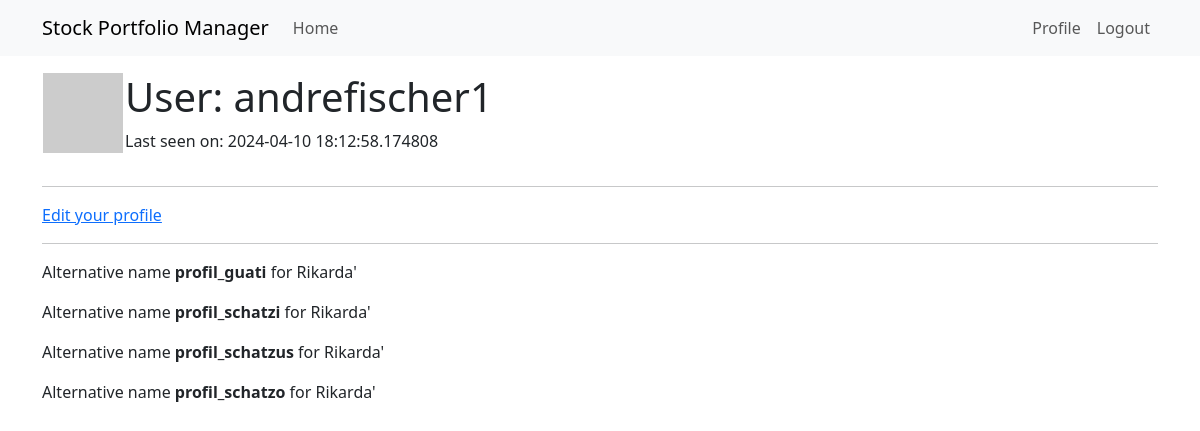
The page /user/andrefischer1 (signed in) on the database as committed earlier.
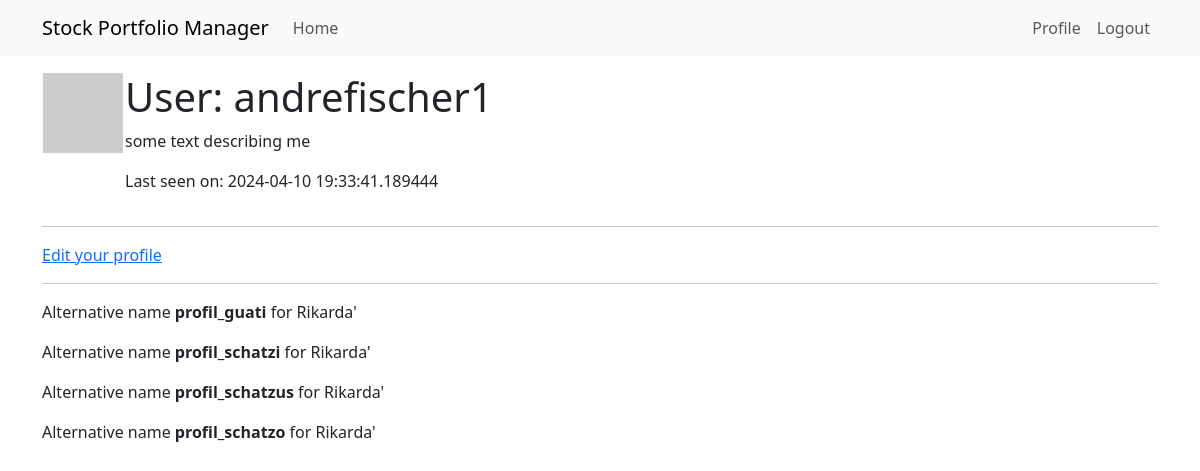
The same page on the database as committed later.
### app/models.py (models this page shows, shortened)
class User(UserMixin, db.Model):  # inherts from db.Model, the bas lass for all models in SQLAlhemy
    id: so.Mapped[int] = so.mapped_column(primary_key=True)
    username: so.Mapped[str] = so.mapped_column(sa.String(64), index=True,  unique=True)
    email: so.Mapped[str] = so.mapped_column(sa.String(120), index=True, unique=True)
    """
    Relationship to new class Portfolio "author" object; so.relationship() is model class that represents the other side of the relationship;
    the "back_populates" arguments reference the name of the relationship attribute on the other side
    """
    portfolios: so.WriteOnlyMapped['Portfolio'] = so.relationship(back_populates='author')
    """
    - password hash is used instead of password to not store them as plain text if DB is comprimised
    - optional typing allows empty or "None"
    - from werkzeug, password hashing and it's checking are added as methods
    """
    password_hash: so.Mapped[Optional[str]] = so.mapped_column(sa.String(256))
    about_me: so.Mapped[Optional[str]] = so.mapped_column(sa.String(140))
    last_seen: so.Mapped[Optional[datetime]] = so.mapped_column(
        default=lambda: datetime.now(timezone.utc))
    def avatar(self,size):
        bg_color = get_random_color(self.username)
        return f'https://ui-avatars.com/api/?name={self.username[0]}+{self.username[1]}&?background={bg_color}&color=fff&?size={size}'

### app/routes.py (the view)
@app.route('/user/<username>')  # <> brackets allow dynamic URL like youtube.com/FarioStalking
@login_required # only accessible to logged-in users
def user(username):
    user = db.first_or_404(sa.select(User).where(User.username == username))
    alt_names = ['profil_' + x for x in ['guati','schatzi','schatzus','schatzo']]
    portfolios = ['NVS.SW,APPLE,DOWJON','ROG.SW,NVS.SW']
    return render_template('user.html', user=user, alt_names=alt_names, portfolios=portfolios)

### app/bin.py (called while the page is built)
def get_random_color(username):
    random.seed(hash(username))
    r = random.randint(0, 255)
    g = random.randint(0, 255)
    b = random.randint(0, 255)
    color_code = "#{:02x}{:02x}{:02x}".format(r, g, b)
    return color_code

### app/models.py (called while the page is built)
@login.user_loader  # user loader is registered with decorator
def load_user(id):
    return db.session.get(User, int(id)) # needs to be converted to int as string

### app/routes.py (called while the page is built)
@app.before_request
def before_request():
    if current_user.is_authenticated:
        current_user.last_seen = datetime.now(timezone.utc) # adding to db - no .add() needed here
        db.session.commit() # committing to db

### app/templates/user.html
{% extends "base.html" %}
{% block content %}
    <table>
        <tr valign="top">
            <td><img src="{{ user.avatar(32) }}"></td>
            <td>
                <h1>User: {{ user.username }}</h1>
                {% if user.about_me %}<p>{{ user.about_me }}</p>{% endif %}
                {% if user.last_seen %}<p>Last seen on: {{ user.last_seen }}</p>{% endif %}
            </td>
        </tr>
    </table>
    <hr>
    {% if user == current_user %}
    <p><a href="{{ url_for('edit_profile') }}">Edit your profile</a></p>
    {% endif %}
    <hr>
    {% for a in alt_names %}
    <div><p>Alternative name <b> {{ a }}  </b> for Rikarda'</p></div>
    {% endfor %}
{% endblock %}

### app/templates/base.html (shortened to what this page needs)
<!doctype html>
<html lang="en">
  <head>
    <link
        href="https://cdn.jsdelivr.net/npm/bootstrap@5.3.2/dist/css/bootstrap.min.css"
        rel="stylesheet"
>
  </head>
  <body>
    <nav class="navbar navbar-expand-lg bg-body-tertiary">
      <div class="container">
        <a class="navbar-brand" href="{{ url_for('index') }}">Stock Portfolio Manager</a>
        <div class="collapse navbar-collapse" id="navbarSupportedContent">
          <ul class="navbar-nav me-auto mb-2 mb-lg-0">
            <li class="nav-item">
              <a class="nav-link" aria-current="page" href="{{ url_for('index') }}">Home</a>
            </li>
          </ul>
          <ul class="navbar-nav mb-2 mb-lg-0">
            {% if current_user.is_anonymous %}
              <li class="nav-item">
                <a class="nav-link" aria-current="page" href="{{ url_for('login') }}">Login</a>
              </li>
            {% else %}
              <li class="nav-item">
                <a class="nav-link" aria-current="page" href="{{ url_for('user', username=current_user.username) }}">Profile</a>
              </li>
              <li class="nav-item">
                <a class="nav-link" aria-current="page" href="{{ url_for('logout') }}">Logout</a>
              </li>
            {% endif %}
          </ul>
        </div>
      </div>
    </nav>
    <div class="container mt-3">
      {% block content %}{% endblock %}
    </div>
  </body>
</html>

Rows that differ between the two databases and show on the page:
changed User "andrefischer1": about_me (not shown) → "some text describing me"; last_seen "2024-04-10 18:12:58.174808" → "2024-04-10 19:33:41.189444"
